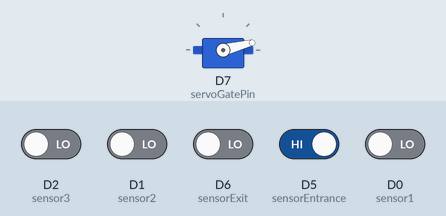
Recording of a sketch running on a simulated ESP8266 (NodeMCU). On the bench: servo. Inputs (shaded band) come from the test bench; at power-on: D5 (sensorEntrance) HIGH, D0 (sensor1), D1 (sensor2), D2 (sensor3), D6 (sensorExit) LOW. WiFi joins after 1.5 s; servers stay silent unless stated; what the sketch prints to the serial monitor is not drawn.

Above: at 2.7 s.
2.8 s: D6 (sensorExit) driven HIGH
5.8 s: D2 (sensor3) driven HIGH
8.1 s: D5 (sensorEntrance) driven LOW
At 10.3 s:
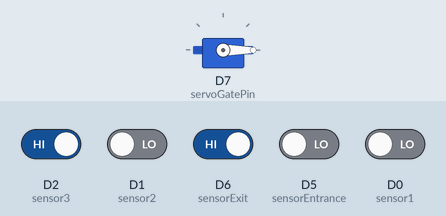
11.1 s: D5 (sensorEntrance) driven HIGH
At 13.6 s:
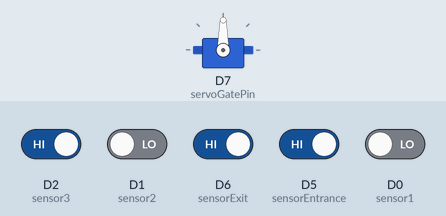
14.1 s: D6 (sensorExit) driven LOW
At 14.88 s:
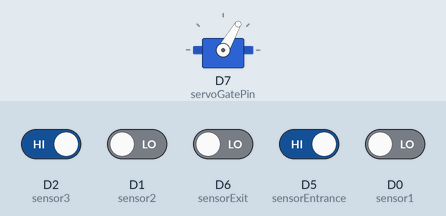
Timing chart, 0 to 17.3 s (numbered marks = the images above; inputs shaded):
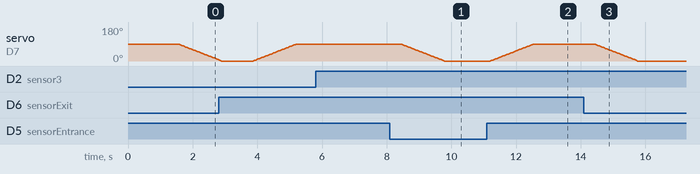

The sketch:

Parking_v2.ino
```cpp
//done this is working code

#include <ESP8266WiFi.h>
#include <FirebaseArduino.h>
#include <Servo.h>

#define FIREBASE_HOST "car-parking-afb69-default-rtdb.asia-southeast1.firebasedatabase.app"       // Firebase HOST
#define FIREBASE_AUTH "w17FW9aVjXoYXNOKVEKSoQQ17zopeZVfhUPhHqnR"  // Firebase AUTH code
//#define WIFI_SSID "Maduranga"                                 // Enter your WIFI Name
//#define WIFI_PASSWORD "password"
#define WIFI_SSID "POCO F3"                                 // Enter your WIFI Name
#define WIFI_PASSWORD "12345678"
//#define WIFI_SSID "Dialog 4G 995"                                 // Enter your WIFI Name
//#define WIFI_PASSWORD "4C29AAaF"
// Enter your Password


//Create Servo Object
Servo servoGate;

// Define Parking Slots IR Sensor Pins
int sensor1 = D0;
int sensor2 = D1;
int sensor3 = D2;

// Define Entrance and Exit Gate IR Sensor Pins
int sensorEntrance = D5;
int sensorExit = D6;

// Define Servo Motor Pin
int servoGatePin = D7;

// Variable to store the servo position
int pos = 0;
// Flag to indicate if the gate is open
bool isOpen = false;

// NOTE : IR Value 1 = Parking Slot Available | IR Value 0 = Parking Slot Not Available

void setup() {
  Serial.begin(9600);

  servoGate.attach(servoGatePin);

  // Initialize Parking Slots IR Sensor Pins
  pinMode(sensor1, INPUT);
  pinMode(sensor2, INPUT);
  pinMode(sensor3, INPUT);

  // Initialize Gate IR Sensor Pins
  pinMode(sensorEntrance, INPUT);
  pinMode(sensorExit, INPUT);

  // WIFI Connection
  WiFi.begin(WIFI_SSID, WIFI_PASSWORD);
  Serial.print("Connecting to ");
  Serial.print(WIFI_SSID);
  while (WiFi.status() != WL_CONNECTED) {
    Serial.print(".");
    delay(500);
  }

  Serial.println();
  Serial.print("Connected to ");
  Serial.println(WIFI_SSID);
  Serial.print("IP Address: ");
  Serial.println(WiFi.localIP());

  Serial.println("Connecting to Firebase...");
  Firebase.begin(FIREBASE_HOST, FIREBASE_AUTH);
  Serial.println("Firebase Connected.");

}

void loop() {

  // If the entrance sensor is triggered
  if (digitalRead(sensorEntrance) == 0) {
    // If any of the parking sensors detect a vehicle
    if ((digitalRead(sensor1) != 0) || (digitalRead(sensor2) != 0) || (digitalRead(sensor3) != 0)) {
      // Gate Opening to Enter...
      gateOpen();
    } else {
      // If no parking slots are available
      // Parking Slots are not Available...
      gateClose();
    }

  } else if (digitalRead(sensorExit) == 0) { // If the exit sensor is triggered
    // Gate Opening to Exit...
    gateOpen();
  } else {
    // If neither entrance nor exit sensor is triggered
    //Gate Closed...
    gateClose();
  }

  // NOTE : IR Value 1 = Parking Slot Available | IR Value 0 = Parking Slot Not Available

  if (digitalRead(sensor1) != 0) {
    Firebase.setInt("/Parking_Area/Parking_Slots/Slot1", 0);
    Serial.println("Parking Slot 1 is Available...");
  } else {
    Firebase.setInt("/Parking_Area/Parking_Slots/Slot1", 1);
    Serial.println("Parking Slot 1 is Not Available...");
  }

  if (digitalRead(sensor2) != 0) {
    Firebase.setInt("/Parking_Area/Parking_Slots/Slot2", 0);
    Serial.println("Parking Slot 2 is Available...");
  } else {
    Firebase.setInt("/Parking_Area/Parking_Slots/Slot2", 1);
    Serial.println("Parking Slot 2 is Not Available...");
  }

  if (digitalRead(sensor3) != 0) {
    Firebase.setInt("/Parking_Area/Parking_Slots/Slot3", 0);
    Serial.println("Parking Slot 3 is Available...");
  } else {
    Firebase.setInt("/Parking_Area/Parking_Slots/Slot3", 1);
    Serial.println("Parking Slot 3 is Not Available...");
  }

}

void gateOpen() {
  if (!isOpen) {
    servoGate.attach(servoGatePin);
    for (pos = 90; pos >= 0; pos -= 1) {
      servoGate.write(pos);
      delay(15);
    }

    isOpen = true;
    delay(500);
  }
}

void gateClose() {
  if (isOpen) {
    for (pos = 0; pos <= 90; pos += 1) {
      servoGate.write(pos);
      delay(15);
    }

    isOpen = false;
    delay(500);
  }
}
```

Measured:
- after the input at 5.8 s, every drawn part: stays the same
- after the input at 8.1 s, servo on D7 (servoGatePin): moves from 90° to 0° over 1.3 s, starting after 0.35 s
- after the input at 11.1 s, servo on D7 (servoGatePin): moves from 0° to 90° over 1.4 s, starting after 0.10 s
- after the input at 14.1 s, servo on D7 (servoGatePin): moves from 90° to 0° over 1.3 s, starting after 0.34 s
